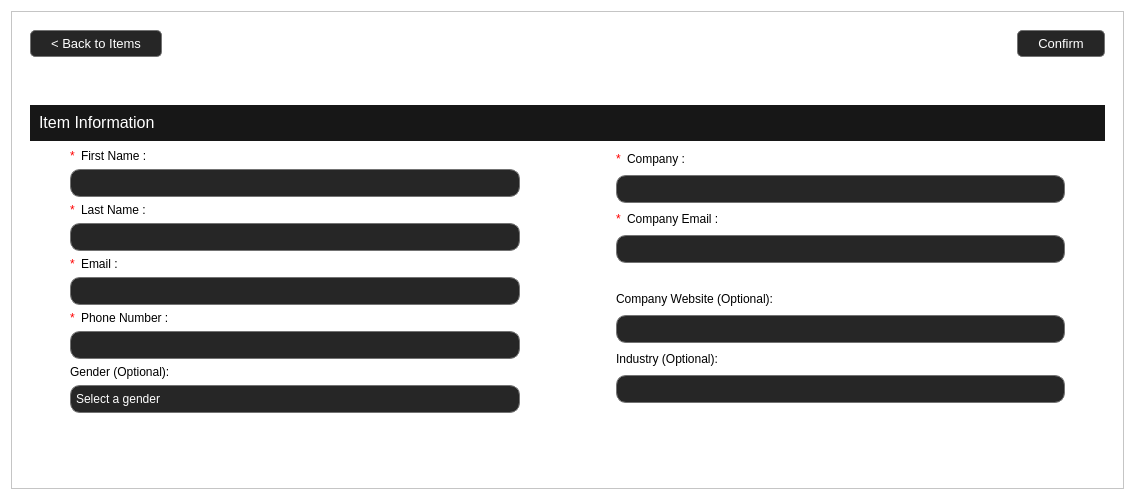
<?xml version="1.0" encoding="UTF-8"?>
<ui version="4.0">
 <class>item_data_entry</class>
 <widget class="QWidget" name="item_data_entry">
  <property name="geometry">
   <rect>
    <x>0</x>
    <y>0</y>
    <width>1135</width>
    <height>500</height>
   </rect>
  </property>
  <property name="sizePolicy">
   <sizepolicy hsizetype="Expanding" vsizetype="Expanding">
    <horstretch>0</horstretch>
    <verstretch>0</verstretch>
   </sizepolicy>
  </property>
  <property name="windowTitle">
   <string>Add Contact</string>
  </property>
  <property name="styleSheet">
   <string notr="true">background-color: transparent;
background-color: rgb(255, 255, 255);
</string>
  </property>
  <layout class="QVBoxLayout" name="verticalLayout">
   <item>
    <widget class="QScrollArea" name="scrollArea_4">
     <property name="sizePolicy">
      <sizepolicy hsizetype="Expanding" vsizetype="Expanding">
       <horstretch>0</horstretch>
       <verstretch>0</verstretch>
      </sizepolicy>
     </property>
     <property name="styleSheet">
      <string notr="true">background-color: transparent;
QLabel {
color: rgb(0, 0, 0);
}</string>
     </property>
     <property name="widgetResizable">
      <bool>true</bool>
     </property>
     <widget class="QWidget" name="scrollAreaWidgetContents_4">
      <property name="geometry">
       <rect>
        <x>0</x>
        <y>0</y>
        <width>1098</width>
        <height>482</height>
       </rect>
      </property>
      <property name="sizePolicy">
       <sizepolicy hsizetype="Expanding" vsizetype="Expanding">
        <horstretch>0</horstretch>
        <verstretch>0</verstretch>
       </sizepolicy>
      </property>
      <property name="styleSheet">
       <string notr="true"/>
      </property>
      <layout class="QVBoxLayout" name="verticalLayout_2">
       <item>
        <widget class="QFrame" name="frame_4">
         <property name="sizePolicy">
          <sizepolicy hsizetype="Expanding" vsizetype="Fixed">
           <horstretch>0</horstretch>
           <verstretch>0</verstretch>
          </sizepolicy>
         </property>
         <property name="minimumSize">
          <size>
           <width>0</width>
           <height>0</height>
          </size>
         </property>
         <property name="maximumSize">
          <size>
           <width>16777215</width>
           <height>16777215</height>
          </size>
         </property>
         <property name="styleSheet">
          <string notr="true">/*  Put Here the Style Sheeeeeeeeeeettttttttttttt for le Beuton - Gaby Plaza  */

/*
This is the Order of Stuff:
- Line Edit
- Labels
- Button
- Combo Box
*/



/* Line Edit Design Here*/
QLineEdit {
    background-color: #262626;
    border: 1px solid #737373;
    color: white;
	border-radius: 10px;
	padding: 5px;
	font: 10pt &quot;Segoe UI&quot;;
}

/* Labels Design Here*/
QLabel {
    background-color: rgb(255, 255, 255);
    color: rgb(0, 0, 0);               
}


/* Button Design Here*/
QPushButton {
    background-color: #262626;
    border: 1px solid #737373;
    color: white;
    border-radius: 5px;
    padding: 5px;
    font: 10pt &quot;Segoe UI&quot;;
    text-align: center;
	padding-left: 20px;
    padding-right: 20px;
}

QPushButton:hover {
    background-color: rgb(200, 200, 200);  /* Darker gray on hover */
    color: rgb(0, 0, 0);
}

QPushButton:pressed {
    background-color: rgb(180, 180, 180);  /* Darker gray on press */
}



/* Combo Boxes Design Here*/
QComboBox {
    background-color: #262626;
    border: 1px solid #737373;
    color: white;
    border-radius: 10px;
    padding: 5px;
    font: 10pt &quot;Segoe UI&quot;;
}

QComboBox::drop-down {
    border: none;
}

QComboBox QAbstractItemView {
    background-color: #262626;
    color: white;
    border-radius: 10px;
}
</string>
         </property>
         <property name="frameShape">
          <enum>QFrame::NoFrame</enum>
         </property>
         <layout class="QVBoxLayout" name="verticalLayout_3">
          <item>
           <layout class="QHBoxLayout" name="horizontalLayout">
            <item>
             <widget class="QPushButton" name="back_btn">
              <property name="sizePolicy">
               <sizepolicy hsizetype="Fixed" vsizetype="Fixed">
                <horstretch>0</horstretch>
                <verstretch>0</verstretch>
               </sizepolicy>
              </property>
              <property name="font">
               <font>
                <family>Segoe UI</family>
                <pointsize>10</pointsize>
                <italic>false</italic>
                <bold>false</bold>
               </font>
              </property>
              <property name="cursor">
               <cursorShape>PointingHandCursor</cursorShape>
              </property>
              <property name="styleSheet">
               <string notr="true"/>
              </property>
              <property name="text">
               <string>&lt; Back to Items</string>
              </property>
              <property name="icon">
               <iconset>
                <normaloff>:/new/newPrefix/Resources/left-arrow.png</normaloff>
                <disabledon>:/new/newPrefix/Resources/left-arrow.png</disabledon>:/new/newPrefix/Resources/left-arrow.png</iconset>
              </property>
              <property name="flat">
               <bool>true</bool>
              </property>
             </widget>
            </item>
            <item>
             <layout class="QHBoxLayout" name="horizontalLayout_2"/>
            </item>
            <item>
             <spacer name="horizontalSpacer_3">
              <property name="orientation">
               <enum>Qt::Horizontal</enum>
              </property>
              <property name="sizeHint" stdset="0">
               <size>
                <width>40</width>
                <height>20</height>
               </size>
              </property>
             </spacer>
            </item>
            <item>
             <widget class="QPushButton" name="save_btn">
              <property name="sizePolicy">
               <sizepolicy hsizetype="Preferred" vsizetype="Fixed">
                <horstretch>0</horstretch>
                <verstretch>0</verstretch>
               </sizepolicy>
              </property>
              <property name="font">
               <font>
                <family>Segoe UI</family>
                <pointsize>10</pointsize>
                <italic>false</italic>
                <bold>false</bold>
               </font>
              </property>
              <property name="cursor">
               <cursorShape>PointingHandCursor</cursorShape>
              </property>
              <property name="styleSheet">
               <string notr="true"/>
              </property>
              <property name="text">
               <string>Confirm</string>
              </property>
              <property name="flat">
               <bool>false</bool>
              </property>
             </widget>
            </item>
           </layout>
          </item>
          <item>
           <spacer name="verticalSpacer_2">
            <property name="orientation">
             <enum>Qt::Vertical</enum>
            </property>
            <property name="sizeHint" stdset="0">
             <size>
              <width>20</width>
              <height>40</height>
             </size>
            </property>
           </spacer>
          </item>
          <item>
           <layout class="QVBoxLayout" name="verticalLayout_19">
            <property name="spacing">
             <number>0</number>
            </property>
            <item>
             <widget class="QWidget" name="widget_21" native="true">
              <property name="sizePolicy">
               <sizepolicy hsizetype="Expanding" vsizetype="Fixed">
                <horstretch>0</horstretch>
                <verstretch>0</verstretch>
               </sizepolicy>
              </property>
              <property name="minimumSize">
               <size>
                <width>0</width>
                <height>40</height>
               </size>
              </property>
              <property name="styleSheet">
               <string notr="true">QWidget {
    background-color: #171717;
    border-top: 2px solid #ffffff;   /* Change color/width as needed */
    border-bottom: 2px solid #ffffff;
    border-left: none;
    border-right: none;
}
</string>
              </property>
              <layout class="QGridLayout" name="gridLayout_5">
               <item row="1" column="0">
                <widget class="QLabel" name="AdditionalInformation_15">
                 <property name="sizePolicy">
                  <sizepolicy hsizetype="Expanding" vsizetype="Fixed">
                   <horstretch>0</horstretch>
                   <verstretch>0</verstretch>
                  </sizepolicy>
                 </property>
                 <property name="font">
                  <font>
                   <family>Segoe UI</family>
                   <pointsize>12</pointsize>
                   <italic>false</italic>
                   <fontweight>Black</fontweight>
                  </font>
                 </property>
                 <property name="styleSheet">
                  <string notr="true">QLabel {
    border: none;
    color: white;
	font: 900 12pt &quot;Segoe UI&quot;;
}</string>
                 </property>
                 <property name="text">
                  <string>Item Information</string>
                 </property>
                </widget>
               </item>
              </layout>
             </widget>
            </item>
           </layout>
          </item>
          <item>
           <layout class="QGridLayout" name="gridLayout_8">
            <item row="0" column="0">
             <layout class="QGridLayout" name="gridLayout_10">
              <item row="8" column="1">
               <widget class="QLineEdit" name="phone_line">
                <property name="sizePolicy">
                 <sizepolicy hsizetype="Expanding" vsizetype="Fixed">
                  <horstretch>0</horstretch>
                  <verstretch>0</verstretch>
                 </sizepolicy>
                </property>
                <property name="minimumSize">
                 <size>
                  <width>0</width>
                  <height>0</height>
                 </size>
                </property>
                <property name="maximumSize">
                 <size>
                  <width>16777215</width>
                  <height>16777215</height>
                 </size>
                </property>
                <property name="styleSheet">
                 <string notr="true"/>
                </property>
               </widget>
              </item>
              <item row="6" column="1">
               <widget class="QLineEdit" name="email_line">
                <property name="sizePolicy">
                 <sizepolicy hsizetype="Expanding" vsizetype="Fixed">
                  <horstretch>0</horstretch>
                  <verstretch>0</verstretch>
                 </sizepolicy>
                </property>
                <property name="minimumSize">
                 <size>
                  <width>0</width>
                  <height>0</height>
                 </size>
                </property>
                <property name="maximumSize">
                 <size>
                  <width>16777215</width>
                  <height>16777215</height>
                 </size>
                </property>
                <property name="styleSheet">
                 <string notr="true"/>
                </property>
               </widget>
              </item>
              <item row="5" column="1">
               <layout class="QHBoxLayout" name="horizontalLayout_6">
                <item>
                 <widget class="QLabel" name="FirstNameLabel_7">
                  <property name="sizePolicy">
                   <sizepolicy hsizetype="Minimum" vsizetype="Fixed">
                    <horstretch>0</horstretch>
                    <verstretch>0</verstretch>
                   </sizepolicy>
                  </property>
                  <property name="styleSheet">
                   <string notr="true">color: red;</string>
                  </property>
                  <property name="text">
                   <string>*</string>
                  </property>
                 </widget>
                </item>
                <item>
                 <widget class="QLabel" name="MiddleNameLabel_8">
                  <property name="sizePolicy">
                   <sizepolicy hsizetype="Expanding" vsizetype="Fixed">
                    <horstretch>0</horstretch>
                    <verstretch>0</verstretch>
                   </sizepolicy>
                  </property>
                  <property name="styleSheet">
                   <string notr="true"/>
                  </property>
                  <property name="text">
                   <string>Email :</string>
                  </property>
                 </widget>
                </item>
               </layout>
              </item>
              <item row="7" column="1">
               <layout class="QHBoxLayout" name="horizontalLayout_7">
                <item>
                 <widget class="QLabel" name="FirstNameLabel_8">
                  <property name="sizePolicy">
                   <sizepolicy hsizetype="Minimum" vsizetype="Fixed">
                    <horstretch>0</horstretch>
                    <verstretch>0</verstretch>
                   </sizepolicy>
                  </property>
                  <property name="styleSheet">
                   <string notr="true">color: red;</string>
                  </property>
                  <property name="text">
                   <string>*</string>
                  </property>
                 </widget>
                </item>
                <item>
                 <widget class="QLabel" name="SuffixLabel_8">
                  <property name="sizePolicy">
                   <sizepolicy hsizetype="Expanding" vsizetype="Fixed">
                    <horstretch>0</horstretch>
                    <verstretch>0</verstretch>
                   </sizepolicy>
                  </property>
                  <property name="styleSheet">
                   <string notr="true"/>
                  </property>
                  <property name="text">
                   <string>Phone Number :</string>
                  </property>
                 </widget>
                </item>
               </layout>
              </item>
              <item row="10" column="1">
               <widget class="QComboBox" name="gender_combo">
                <property name="sizePolicy">
                 <sizepolicy hsizetype="Expanding" vsizetype="Fixed">
                  <horstretch>0</horstretch>
                  <verstretch>0</verstretch>
                 </sizepolicy>
                </property>
                <property name="styleSheet">
                 <string notr="true"/>
                </property>
                <property name="currentIndex">
                 <number>-1</number>
                </property>
                <property name="placeholderText">
                 <string>Select a gender</string>
                </property>
                <item>
                 <property name="text">
                  <string>Male</string>
                 </property>
                </item>
                <item>
                 <property name="text">
                  <string>Female</string>
                 </property>
                </item>
                <item>
                 <property name="text">
                  <string>Other</string>
                 </property>
                </item>
               </widget>
              </item>
              <item row="1" column="1">
               <layout class="QHBoxLayout" name="horizontalLayout_4">
                <item>
                 <widget class="QLabel" name="FirstNameLabel_5">
                  <property name="sizePolicy">
                   <sizepolicy hsizetype="Minimum" vsizetype="Fixed">
                    <horstretch>0</horstretch>
                    <verstretch>0</verstretch>
                   </sizepolicy>
                  </property>
                  <property name="styleSheet">
                   <string notr="true">color: red;</string>
                  </property>
                  <property name="text">
                   <string>*</string>
                  </property>
                 </widget>
                </item>
                <item>
                 <widget class="QLabel" name="FirstNameLabel_4">
                  <property name="sizePolicy">
                   <sizepolicy hsizetype="Expanding" vsizetype="Fixed">
                    <horstretch>0</horstretch>
                    <verstretch>0</verstretch>
                   </sizepolicy>
                  </property>
                  <property name="styleSheet">
                   <string notr="true"/>
                  </property>
                  <property name="text">
                   <string>First Name :</string>
                  </property>
                 </widget>
                </item>
               </layout>
              </item>
              <item row="2" column="1">
               <widget class="QLineEdit" name="firstname_line">
                <property name="sizePolicy">
                 <sizepolicy hsizetype="Expanding" vsizetype="Fixed">
                  <horstretch>0</horstretch>
                  <verstretch>0</verstretch>
                 </sizepolicy>
                </property>
                <property name="minimumSize">
                 <size>
                  <width>0</width>
                  <height>0</height>
                 </size>
                </property>
                <property name="maximumSize">
                 <size>
                  <width>16777215</width>
                  <height>16777215</height>
                 </size>
                </property>
                <property name="styleSheet">
                 <string notr="true"/>
                </property>
               </widget>
              </item>
              <item row="3" column="1">
               <layout class="QHBoxLayout" name="horizontalLayout_5">
                <item>
                 <widget class="QLabel" name="FirstNameLabel_6">
                  <property name="sizePolicy">
                   <sizepolicy hsizetype="Minimum" vsizetype="Fixed">
                    <horstretch>0</horstretch>
                    <verstretch>0</verstretch>
                   </sizepolicy>
                  </property>
                  <property name="styleSheet">
                   <string notr="true">color: red;</string>
                  </property>
                  <property name="text">
                   <string>*</string>
                  </property>
                 </widget>
                </item>
                <item>
                 <widget class="QLabel" name="LastNameLabel_4">
                  <property name="sizePolicy">
                   <sizepolicy hsizetype="Expanding" vsizetype="Fixed">
                    <horstretch>0</horstretch>
                    <verstretch>0</verstretch>
                   </sizepolicy>
                  </property>
                  <property name="styleSheet">
                   <string notr="true"/>
                  </property>
                  <property name="text">
                   <string>Last Name :</string>
                  </property>
                 </widget>
                </item>
               </layout>
              </item>
              <item row="9" column="1">
               <widget class="QLabel" name="GenderLabel_4">
                <property name="sizePolicy">
                 <sizepolicy hsizetype="Expanding" vsizetype="Fixed">
                  <horstretch>0</horstretch>
                  <verstretch>0</verstretch>
                 </sizepolicy>
                </property>
                <property name="styleSheet">
                 <string notr="true"/>
                </property>
                <property name="text">
                 <string>Gender (Optional):</string>
                </property>
               </widget>
              </item>
              <item row="4" column="1">
               <widget class="QLineEdit" name="lastname_line">
                <property name="sizePolicy">
                 <sizepolicy hsizetype="Expanding" vsizetype="Fixed">
                  <horstretch>0</horstretch>
                  <verstretch>0</verstretch>
                 </sizepolicy>
                </property>
                <property name="minimumSize">
                 <size>
                  <width>0</width>
                  <height>0</height>
                 </size>
                </property>
                <property name="maximumSize">
                 <size>
                  <width>16777215</width>
                  <height>16777215</height>
                 </size>
                </property>
                <property name="styleSheet">
                 <string notr="true"/>
                </property>
               </widget>
              </item>
              <item row="6" column="0">
               <spacer name="horizontalSpacer_2">
                <property name="sizeType">
                 <enum>QSizePolicy::Fixed</enum>
                </property>
                <property name="sizeHint" stdset="0">
                 <size>
                  <width>40</width>
                  <height>20</height>
                 </size>
                </property>
               </spacer>
              </item>
             </layout>
            </item>
            <item row="0" column="1">
             <spacer name="horizontalSpacer">
              <property name="sizeType">
               <enum>QSizePolicy::Fixed</enum>
              </property>
              <property name="sizeHint" stdset="0">
               <size>
                <width>90</width>
                <height>20</height>
               </size>
              </property>
             </spacer>
            </item>
            <item row="0" column="2">
             <layout class="QGridLayout" name="gridLayout_9">
              <item row="6" column="0">
               <widget class="QLabel" name="CompanyLabel_6">
                <property name="sizePolicy">
                 <sizepolicy hsizetype="Expanding" vsizetype="Fixed">
                  <horstretch>0</horstretch>
                  <verstretch>0</verstretch>
                 </sizepolicy>
                </property>
                <property name="styleSheet">
                 <string notr="true"/>
                </property>
                <property name="text">
                 <string>Company Website (Optional):</string>
                </property>
               </widget>
              </item>
              <item row="9" column="0">
               <widget class="QLineEdit" name="company_industry_line">
                <property name="sizePolicy">
                 <sizepolicy hsizetype="Expanding" vsizetype="Fixed">
                  <horstretch>0</horstretch>
                  <verstretch>0</verstretch>
                 </sizepolicy>
                </property>
                <property name="minimumSize">
                 <size>
                  <width>0</width>
                  <height>0</height>
                 </size>
                </property>
                <property name="maximumSize">
                 <size>
                  <width>16777215</width>
                  <height>16777215</height>
                 </size>
                </property>
                <property name="styleSheet">
                 <string notr="true"/>
                </property>
               </widget>
              </item>
              <item row="4" column="0">
               <widget class="QLineEdit" name="company_email_line">
                <property name="sizePolicy">
                 <sizepolicy hsizetype="Expanding" vsizetype="Fixed">
                  <horstretch>0</horstretch>
                  <verstretch>0</verstretch>
                 </sizepolicy>
                </property>
                <property name="minimumSize">
                 <size>
                  <width>0</width>
                  <height>0</height>
                 </size>
                </property>
                <property name="maximumSize">
                 <size>
                  <width>16777215</width>
                  <height>16777215</height>
                 </size>
                </property>
                <property name="styleSheet">
                 <string notr="true"/>
                </property>
               </widget>
              </item>
              <item row="0" column="0">
               <layout class="QHBoxLayout" name="horizontalLayout_8">
                <item>
                 <widget class="QLabel" name="FirstNameLabel_9">
                  <property name="sizePolicy">
                   <sizepolicy hsizetype="Minimum" vsizetype="Fixed">
                    <horstretch>0</horstretch>
                    <verstretch>0</verstretch>
                   </sizepolicy>
                  </property>
                  <property name="styleSheet">
                   <string notr="true">color: red;</string>
                  </property>
                  <property name="text">
                   <string>*</string>
                  </property>
                 </widget>
                </item>
                <item>
                 <widget class="QLabel" name="CompanyLabel">
                  <property name="sizePolicy">
                   <sizepolicy hsizetype="Expanding" vsizetype="Fixed">
                    <horstretch>0</horstretch>
                    <verstretch>0</verstretch>
                   </sizepolicy>
                  </property>
                  <property name="styleSheet">
                   <string notr="true"/>
                  </property>
                  <property name="text">
                   <string>Company :</string>
                  </property>
                 </widget>
                </item>
               </layout>
              </item>
              <item row="1" column="0">
               <widget class="QLineEdit" name="company_line">
                <property name="sizePolicy">
                 <sizepolicy hsizetype="Expanding" vsizetype="Fixed">
                  <horstretch>0</horstretch>
                  <verstretch>0</verstretch>
                 </sizepolicy>
                </property>
                <property name="minimumSize">
                 <size>
                  <width>0</width>
                  <height>0</height>
                 </size>
                </property>
                <property name="maximumSize">
                 <size>
                  <width>16777215</width>
                  <height>16777215</height>
                 </size>
                </property>
                <property name="styleSheet">
                 <string notr="true"/>
                </property>
               </widget>
              </item>
              <item row="7" column="0">
               <widget class="QLineEdit" name="company_website_line">
                <property name="sizePolicy">
                 <sizepolicy hsizetype="Expanding" vsizetype="Fixed">
                  <horstretch>0</horstretch>
                  <verstretch>0</verstretch>
                 </sizepolicy>
                </property>
                <property name="minimumSize">
                 <size>
                  <width>0</width>
                  <height>0</height>
                 </size>
                </property>
                <property name="maximumSize">
                 <size>
                  <width>16777215</width>
                  <height>16777215</height>
                 </size>
                </property>
                <property name="styleSheet">
                 <string notr="true"/>
                </property>
               </widget>
              </item>
              <item row="8" column="0">
               <widget class="QLabel" name="CompanyLabel_7">
                <property name="sizePolicy">
                 <sizepolicy hsizetype="Expanding" vsizetype="Fixed">
                  <horstretch>0</horstretch>
                  <verstretch>0</verstretch>
                 </sizepolicy>
                </property>
                <property name="styleSheet">
                 <string notr="true"/>
                </property>
                <property name="text">
                 <string>Industry (Optional):</string>
                </property>
               </widget>
              </item>
              <item row="2" column="0">
               <layout class="QHBoxLayout" name="horizontalLayout_9">
                <item>
                 <widget class="QLabel" name="FirstNameLabel_11">
                  <property name="sizePolicy">
                   <sizepolicy hsizetype="Minimum" vsizetype="Fixed">
                    <horstretch>0</horstretch>
                    <verstretch>0</verstretch>
                   </sizepolicy>
                  </property>
                  <property name="styleSheet">
                   <string notr="true">color: red;</string>
                  </property>
                  <property name="text">
                   <string>*</string>
                  </property>
                 </widget>
                </item>
                <item>
                 <widget class="QLabel" name="CompanyLabel_5">
                  <property name="sizePolicy">
                   <sizepolicy hsizetype="Expanding" vsizetype="Fixed">
                    <horstretch>0</horstretch>
                    <verstretch>0</verstretch>
                   </sizepolicy>
                  </property>
                  <property name="styleSheet">
                   <string notr="true"/>
                  </property>
                  <property name="text">
                   <string>Company Email :</string>
                  </property>
                 </widget>
                </item>
               </layout>
              </item>
              <item row="5" column="1">
               <spacer name="horizontalSpacer_5">
                <property name="sizeType">
                 <enum>QSizePolicy::Fixed</enum>
                </property>
                <property name="sizeHint" stdset="0">
                 <size>
                  <width>40</width>
                  <height>20</height>
                 </size>
                </property>
               </spacer>
              </item>
             </layout>
            </item>
           </layout>
          </item>
          <item>
           <layout class="QGridLayout" name="gridLayout_14"/>
          </item>
         </layout>
        </widget>
       </item>
       <item>
        <spacer name="verticalSpacer">
         <property name="orientation">
          <enum>Qt::Vertical</enum>
         </property>
         <property name="sizeHint" stdset="0">
          <size>
           <width>20</width>
           <height>40</height>
          </size>
         </property>
        </spacer>
       </item>
      </layout>
     </widget>
    </widget>
   </item>
  </layout>
 </widget>
 <tabstops>
  <tabstop>firstname_line</tabstop>
  <tabstop>lastname_line</tabstop>
  <tabstop>email_line</tabstop>
  <tabstop>phone_line</tabstop>
  <tabstop>gender_combo</tabstop>
  <tabstop>company_line</tabstop>
  <tabstop>company_email_line</tabstop>
  <tabstop>company_website_line</tabstop>
  <tabstop>company_industry_line</tabstop>
  <tabstop>save_btn</tabstop>
  <tabstop>back_btn</tabstop>
  <tabstop>scrollArea_4</tabstop>
 </tabstops>
 <resources/>
 <connections/>
</ui>
